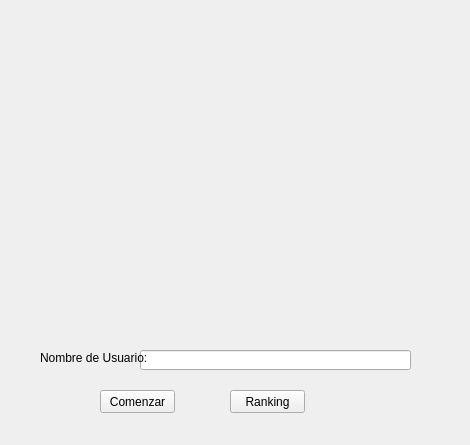
<?xml version="1.0" encoding="UTF-8"?>
<ui version="4.0">
 <class>VentanaIncio</class>
 <widget class="QWidget" name="VentanaIncio">
  <property name="geometry">
   <rect>
    <x>0</x>
    <y>0</y>
    <width>470</width>
    <height>445</height>
   </rect>
  </property>
  <property name="windowTitle">
   <string>Form</string>
  </property>
  <widget class="QLabel" name="label">
   <property name="geometry">
    <rect>
     <x>70</x>
     <y>20</y>
     <width>311</width>
     <height>311</height>
    </rect>
   </property>
   <property name="text">
    <string/>
   </property>
   <property name="pixmap">
    <pixmap>sprites/logo.png</pixmap>
   </property>
   <property name="scaledContents">
    <bool>true</bool>
   </property>
  </widget>
  <widget class="QLineEdit" name="entrada_usuario">
   <property name="geometry">
    <rect>
     <x>140</x>
     <y>350</y>
     <width>271</width>
     <height>20</height>
    </rect>
   </property>
  </widget>
  <widget class="QLabel" name="label_2">
   <property name="geometry">
    <rect>
     <x>40</x>
     <y>350</y>
     <width>111</width>
     <height>16</height>
    </rect>
   </property>
   <property name="text">
    <string>Nombre de Usuario:</string>
   </property>
  </widget>
  <widget class="QPushButton" name="boton_comenzar">
   <property name="geometry">
    <rect>
     <x>100</x>
     <y>390</y>
     <width>75</width>
     <height>23</height>
    </rect>
   </property>
   <property name="text">
    <string>Comenzar</string>
   </property>
  </widget>
  <widget class="QPushButton" name="boton_ranking">
   <property name="geometry">
    <rect>
     <x>230</x>
     <y>390</y>
     <width>75</width>
     <height>23</height>
    </rect>
   </property>
   <property name="text">
    <string>Ranking</string>
   </property>
  </widget>
 </widget>
 <resources/>
 <connections>
  <connection>
   <sender>boton_comenzar</sender>
   <signal>clicked()</signal>
   <receiver>VentanaIncio</receiver>
   <slot>comenzar()</slot>
   <hints>
    <hint type="sourcelabel">
     <x>137</x>
     <y>401</y>
    </hint>
    <hint type="destinationlabel">
     <x>234</x>
     <y>222</y>
    </hint>
   </hints>
  </connection>
  <connection>
   <sender>boton_ranking</sender>
   <signal>clicked()</signal>
   <receiver>VentanaIncio</receiver>
   <slot>ranking()</slot>
   <hints>
    <hint type="sourcelabel">
     <x>267</x>
     <y>401</y>
    </hint>
    <hint type="destinationlabel">
     <x>234</x>
     <y>222</y>
    </hint>
   </hints>
  </connection>
 </connections>
 <slots>
  <slot>comenzar()</slot>
  <slot>ranking()</slot>
 </slots>
</ui>
